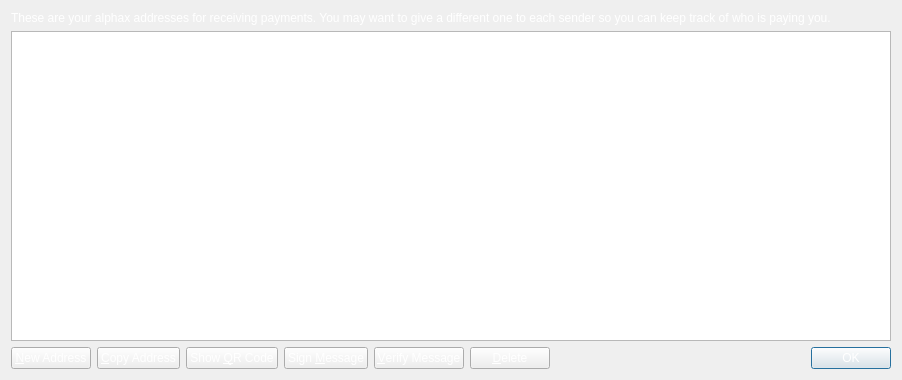
<?xml version="1.0" encoding="UTF-8"?>
<ui version="4.0">
 <class>AddressBookPage</class>
 <widget class="QWidget" name="AddressBookPage">
  <property name="geometry">
   <rect>
    <x>0</x>
    <y>0</y>
    <width>902</width>
    <height>380</height>
   </rect>
  </property>
  <property name="windowTitle">
   <string>Address Book</string>
  </property>
  <property name="styleSheet">
   <string notr="true">background-image: url(:/images/gr);</string>
  </property>
  <layout class="QVBoxLayout" name="verticalLayout">
   <item>
    <widget class="QLabel" name="labelExplanation">
     <property name="styleSheet">
      <string notr="true">color:rgb(255,255,255);</string>
     </property>
     <property name="text">
      <string>These are your alphax addresses for receiving payments. You may want to give a different one to each sender so you can keep track of who is paying you.</string>
     </property>
     <property name="textFormat">
      <enum>Qt::PlainText</enum>
     </property>
     <property name="wordWrap">
      <bool>true</bool>
     </property>
    </widget>
   </item>
   <item>
    <widget class="QTableView" name="tableView">
     <property name="contextMenuPolicy">
      <enum>Qt::CustomContextMenu</enum>
     </property>
     <property name="toolTip">
      <string>Double-click to edit address or label</string>
     </property>
     <property name="tabKeyNavigation">
      <bool>false</bool>
     </property>
     <property name="alternatingRowColors">
      <bool>true</bool>
     </property>
     <property name="selectionMode">
      <enum>QAbstractItemView::SingleSelection</enum>
     </property>
     <property name="selectionBehavior">
      <enum>QAbstractItemView::SelectRows</enum>
     </property>
     <property name="sortingEnabled">
      <bool>true</bool>
     </property>
     <attribute name="verticalHeaderVisible">
      <bool>false</bool>
     </attribute>
    </widget>
   </item>
   <item>
    <layout class="QHBoxLayout" name="horizontalLayout">
     <item>
      <widget class="QPushButton" name="newAddressButton">
       <property name="toolTip">
        <string>Create a new address</string>
       </property>
       <property name="styleSheet">
        <string notr="true">color:rgb(255,255,255);</string>
       </property>
       <property name="text">
        <string>&amp;New Address</string>
       </property>
       <property name="icon">
        <iconset resource="../bitcoin.qrc">
         <normaloff>:/icons/add</normaloff>:/icons/add</iconset>
       </property>
      </widget>
     </item>
     <item>
      <widget class="QPushButton" name="copyToClipboard">
       <property name="toolTip">
        <string>Copy the currently selected address to the system clipboard</string>
       </property>
       <property name="styleSheet">
        <string notr="true">color:rgb(255,255,255);</string>
       </property>
       <property name="text">
        <string>&amp;Copy Address</string>
       </property>
       <property name="icon">
        <iconset resource="../bitcoin.qrc">
         <normaloff>:/icons/editcopy</normaloff>:/icons/editcopy</iconset>
       </property>
      </widget>
     </item>
     <item>
      <widget class="QPushButton" name="showQRCode">
       <property name="styleSheet">
        <string notr="true">color:rgb(255,255,255);</string>
       </property>
       <property name="text">
        <string>Show &amp;QR Code</string>
       </property>
       <property name="icon">
        <iconset resource="../bitcoin.qrc">
         <normaloff>:/icons/qrcode</normaloff>:/icons/qrcode</iconset>
       </property>
      </widget>
     </item>
     <item>
      <widget class="QPushButton" name="signMessage">
       <property name="toolTip">
        <string>Sign a message to prove you own a alphax address</string>
       </property>
       <property name="styleSheet">
        <string notr="true">color:rgb(255,255,255);</string>
       </property>
       <property name="text">
        <string>Sign &amp;Message</string>
       </property>
       <property name="icon">
        <iconset resource="../bitcoin.qrc">
         <normaloff>:/icons/edit</normaloff>:/icons/edit</iconset>
       </property>
      </widget>
     </item>
     <item>
      <widget class="QPushButton" name="verifyMessage">
       <property name="toolTip">
        <string>Verify a message to ensure it was signed with a specified alphax address</string>
       </property>
       <property name="styleSheet">
        <string notr="true">color:rgb(255,255,255);</string>
       </property>
       <property name="text">
        <string>&amp;Verify Message</string>
       </property>
       <property name="icon">
        <iconset resource="../bitcoin.qrc">
         <normaloff>:/icons/transaction_0</normaloff>:/icons/transaction_0</iconset>
       </property>
      </widget>
     </item>
     <item>
      <widget class="QPushButton" name="deleteButton">
       <property name="toolTip">
        <string>Delete the currently selected address from the list</string>
       </property>
       <property name="styleSheet">
        <string notr="true">color:rgb(255,255,255);</string>
       </property>
       <property name="text">
        <string>&amp;Delete</string>
       </property>
       <property name="icon">
        <iconset resource="../bitcoin.qrc">
         <normaloff>:/icons/remove</normaloff>:/icons/remove</iconset>
       </property>
      </widget>
     </item>
     <item>
      <spacer name="horizontalSpacer">
       <property name="orientation">
        <enum>Qt::Horizontal</enum>
       </property>
       <property name="sizeHint" stdset="0">
        <size>
         <width>40</width>
         <height>20</height>
        </size>
       </property>
      </spacer>
     </item>
     <item>
      <widget class="QDialogButtonBox" name="buttonBox">
       <property name="sizePolicy">
        <sizepolicy hsizetype="Maximum" vsizetype="Fixed">
         <horstretch>0</horstretch>
         <verstretch>0</verstretch>
        </sizepolicy>
       </property>
       <property name="styleSheet">
        <string notr="true">color:rgb(255,255,255);</string>
       </property>
       <property name="standardButtons">
        <set>QDialogButtonBox::Ok</set>
       </property>
      </widget>
     </item>
    </layout>
   </item>
  </layout>
 </widget>
 <resources>
  <include location="../bitcoin.qrc"/>
 </resources>
 <connections/>
</ui>
